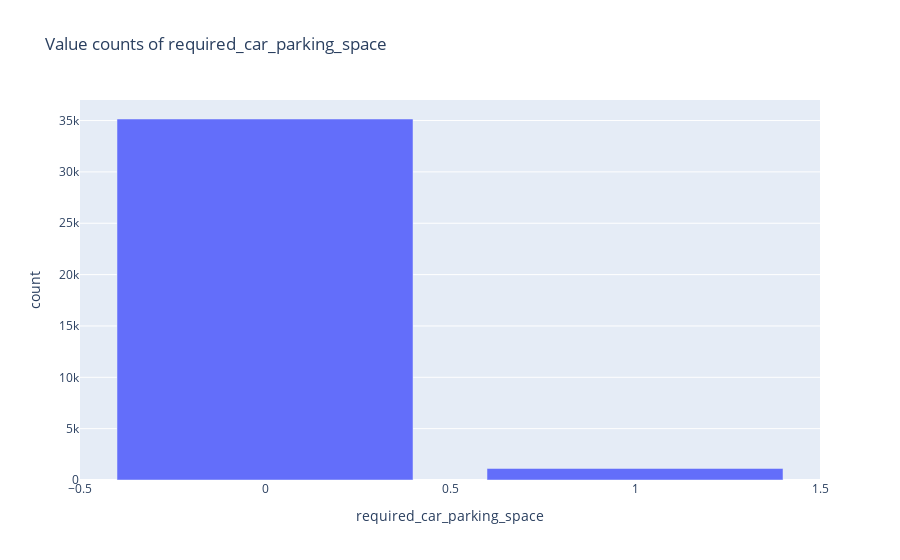
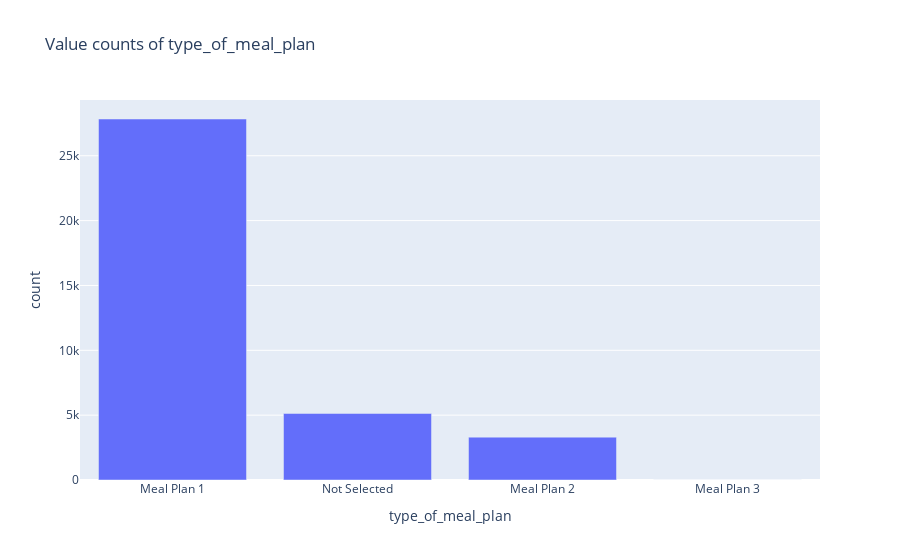
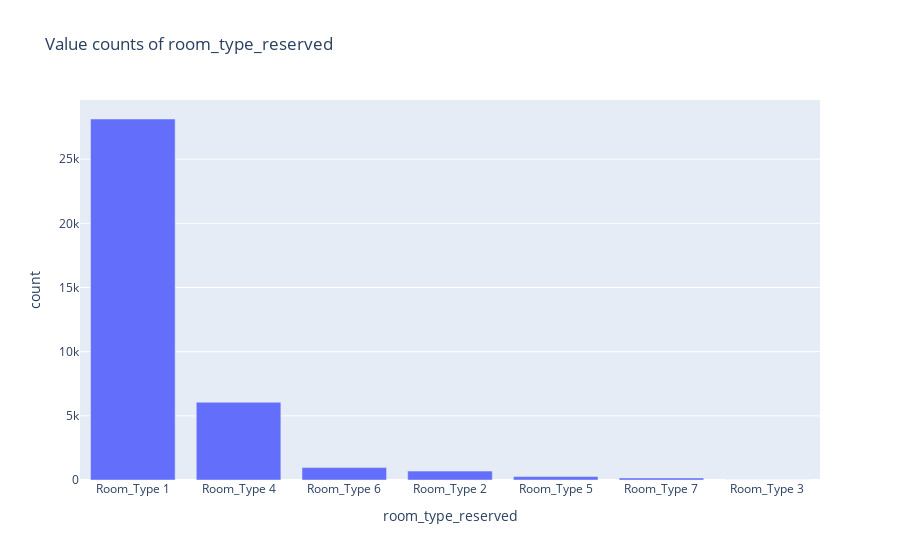
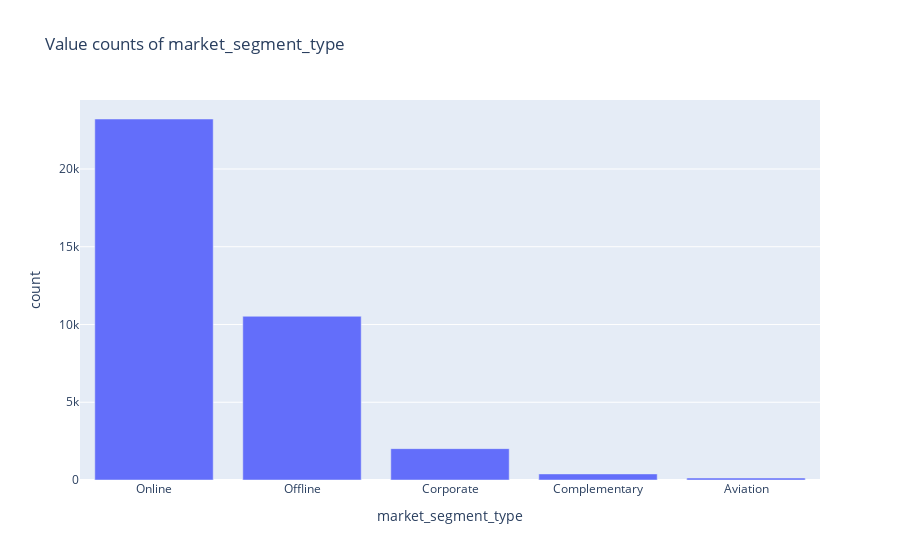

The notebook cell saved with these charts, in order:
### Code cell
for col in cat_cols:
    counts = df[col].value_counts().reset_index()
    counts.columns = [col, 'count']
    px.bar(counts, x=col, y='count', title=f'Value counts of {col}').show()

### Figure 1 — Plotly figure (JSON) as saved in the notebook; plotly's stock layout.template omitted (floating-point values rounded to 4 significant figures)
{"data": [{"hovertemplate": "required_car_parking_space=%{x}<br>count=%{y}<extra></extra>", "legendgroup": "", "marker": {"color": "#636efa", "pattern": {"shape": ""}}, "name": "", "orientation": "v", "showlegend": false, "textposition": "auto", "type": "bar", "x": [0, 1], "xaxis": "x", "y": [35151, 1124], "yaxis": "y"}], "layout": {"barmode": "relative", "legend": {"tracegroupgap": 0}, "title": {"text": "Value counts of required_car_parking_space"}, "xaxis": {"anchor": "y", "domain": [0, 1], "title": {"text": "required_car_parking_space"}}, "yaxis": {"anchor": "x", "domain": [0, 1], "title": {"text": "count"}}}}

### Figure 2 — Plotly figure (JSON) as saved in the notebook; plotly's stock layout.template omitted (floating-point values rounded to 4 significant figures)
{"data": [{"hovertemplate": "type_of_meal_plan=%{x}<br>count=%{y}<extra></extra>", "legendgroup": "", "marker": {"color": "#636efa", "pattern": {"shape": ""}}, "name": "", "orientation": "v", "showlegend": false, "textposition": "auto", "type": "bar", "x": ["Meal Plan 1", "Not Selected", "Meal Plan 2", "Meal Plan 3"], "xaxis": "x", "y": [27835, 5130, 3305, 5], "yaxis": "y"}], "layout": {"barmode": "relative", "legend": {"tracegroupgap": 0}, "title": {"text": "Value counts of type_of_meal_plan"}, "xaxis": {"anchor": "y", "domain": [0, 1], "title": {"text": "type_of_meal_plan"}}, "yaxis": {"anchor": "x", "domain": [0, 1], "title": {"text": "count"}}}}

### Figure 3 — Plotly figure (JSON) as saved in the notebook; plotly's stock layout.template omitted (floating-point values rounded to 4 significant figures)
{"data": [{"hovertemplate": "room_type_reserved=%{x}<br>count=%{y}<extra></extra>", "legendgroup": "", "marker": {"color": "#636efa", "pattern": {"shape": ""}}, "name": "", "orientation": "v", "showlegend": false, "textposition": "auto", "type": "bar", "x": ["Room_Type 1", "Room_Type 4", "Room_Type 6", "Room_Type 2", "Room_Type 5", "Room_Type 7", "Room_Type 3"], "xaxis": "x", "y": [28130, 6057, 966, 692, 265, 158, 7], "yaxis": "y"}], "layout": {"barmode": "relative", "legend": {"tracegroupgap": 0}, "title": {"text": "Value counts of room_type_reserved"}, "xaxis": {"anchor": "y", "domain": [0, 1], "title": {"text": "room_type_reserved"}}, "yaxis": {"anchor": "x", "domain": [0, 1], "title": {"text": "count"}}}}

### Figure 4 — Plotly figure (JSON) as saved in the notebook; plotly's stock layout.template omitted (floating-point values rounded to 4 significant figures)
{"data": [{"hovertemplate": "market_segment_type=%{x}<br>count=%{y}<extra></extra>", "legendgroup": "", "marker": {"color": "#636efa", "pattern": {"shape": ""}}, "name": "", "orientation": "v", "showlegend": false, "textposition": "auto", "type": "bar", "x": ["Online", "Offline", "Corporate", "Complementary", "Aviation"], "xaxis": "x", "y": [23214, 10528, 2017, 391, 125], "yaxis": "y"}], "layout": {"barmode": "relative", "legend": {"tracegroupgap": 0}, "title": {"text": "Value counts of market_segment_type"}, "xaxis": {"anchor": "y", "domain": [0, 1], "title": {"text": "market_segment_type"}}, "yaxis": {"anchor": "x", "domain": [0, 1], "title": {"text": "count"}}}}
